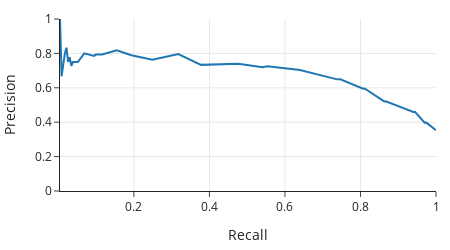

Notebook cell for this chart:
### Markdown cell above
Another common plot used to evaluate the performance of a classifier is the *precision-recall curve*, of PR curve for short. It plots the precision-recall pairs for each threshold:

### Code cell
fig = px.line(tpr_df, x="recall", y="precision",
             labels={"recall":"Recall","precision":"Precision"})
fig.update_layout(width=450, height=250, yaxis_range=[0, 1])
fig

### Figure 1 — Plotly figure (JSON) as saved in the notebook; plotly's stock layout.template omitted (floating-point values rounded to 4 significant figures)
{"data": [{"hovertemplate": "Recall=%{x}<br>Precision=%{y}<extra></extra>", "legendgroup": "", "line": {"color": "#1F77B4", "dash": "solid"}, "marker": {"symbol": "circle"}, "mode": "lines", "name": "", "orientation": "v", "showlegend": false, "type": "scatter", "x": [1, 0.9742, 0.97, 0.9442, 0.9399, 0.867, 0.8627, 0.8112, 0.8069, 0.7468, 0.7382, 0.6438, 0.6395, 0.5536, 0.5408, 0.4764, 0.3863, 0.3777, 0.3176, 0.2489, 0.1931, 0.1545, 0.1159, 0.09871, 0.09442, 0.06867, 0.0515, 0.03863, 0.03433, 0.03004, 0.02575, 0.02146, 0.01717, 0.008584, 0.004292], "xaxis": "x", "y": [0.3536, 0.3975, 0.3972, 0.4603, 0.4591, 0.522, 0.5207, 0.5962, 0.5949, 0.6493, 0.6491, 0.7009, 0.7028, 0.7247, 0.72, 0.74, 0.7377, 0.7333, 0.7957, 0.7632, 0.7895, 0.8182, 0.7941, 0.7931, 0.7857, 0.8, 0.75, 0.75, 0.7273, 0.7778, 0.75, 0.8333, 0.8, 0.6667, 1], "yaxis": "y"}], "layout": {"height": 250, "legend": {"tracegroupgap": 0}, "width": 450, "xaxis": {"anchor": "y", "autorange": true, "domain": [0, 1], "range": [0.004292, 1], "title": {"text": "Recall"}, "type": "linear"}, "yaxis": {"anchor": "x", "domain": [0, 1], "range": [0, 1], "title": {"text": "Precision"}, "type": "linear"}}}
